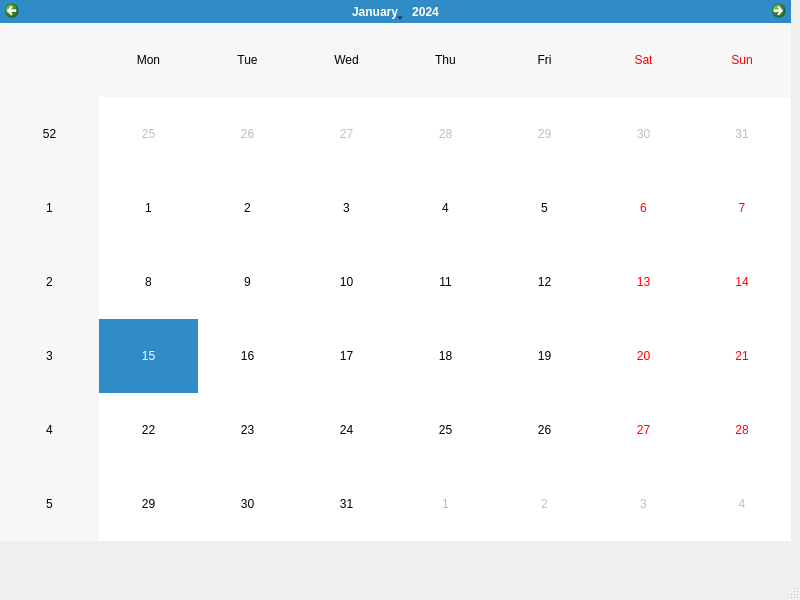
<?xml version="1.0" encoding="UTF-8"?>
<ui version="4.0">
 <class>MainWindow</class>
 <widget class="QMainWindow" name="MainWindow">
  <property name="geometry">
   <rect>
    <x>0</x>
    <y>0</y>
    <width>800</width>
    <height>600</height>
   </rect>
  </property>
  <property name="windowTitle">
   <string>MainWindow</string>
  </property>
  <widget class="QWidget" name="centralwidget">
   <widget class="QWidget" name="verticalLayoutWidget">
    <property name="geometry">
     <rect>
      <x>0</x>
      <y>0</y>
      <width>791</width>
      <height>541</height>
     </rect>
    </property>
    <layout class="QVBoxLayout" name="verticalLayout">
     <item>
      <widget class="QCalendarWidget" name="calendarWidget"/>
     </item>
    </layout>
   </widget>
  </widget>
  <widget class="QMenuBar" name="menubar">
   <property name="geometry">
    <rect>
     <x>0</x>
     <y>0</y>
     <width>800</width>
     <height>25</height>
    </rect>
   </property>
  </widget>
  <widget class="QStatusBar" name="statusbar"/>
 </widget>
 <resources/>
 <connections/>
</ui>
